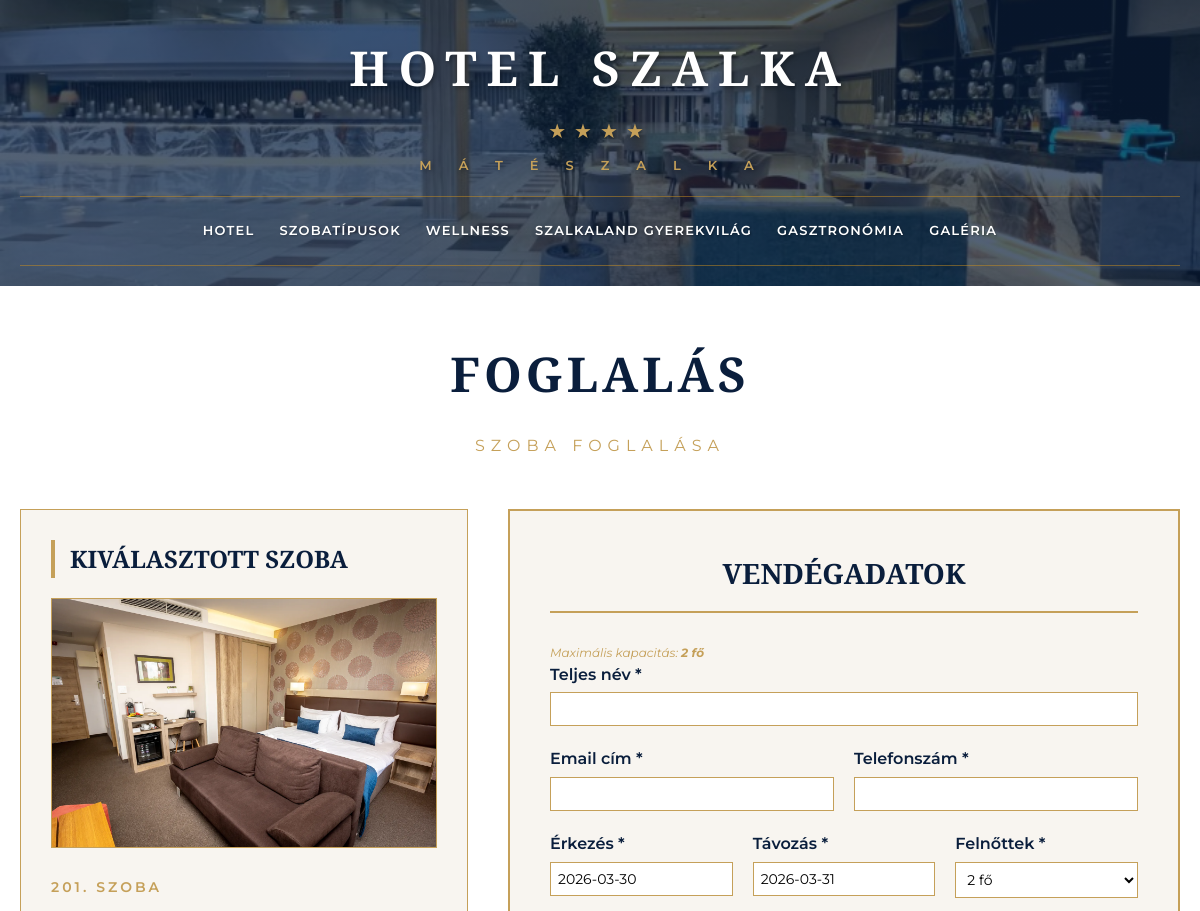
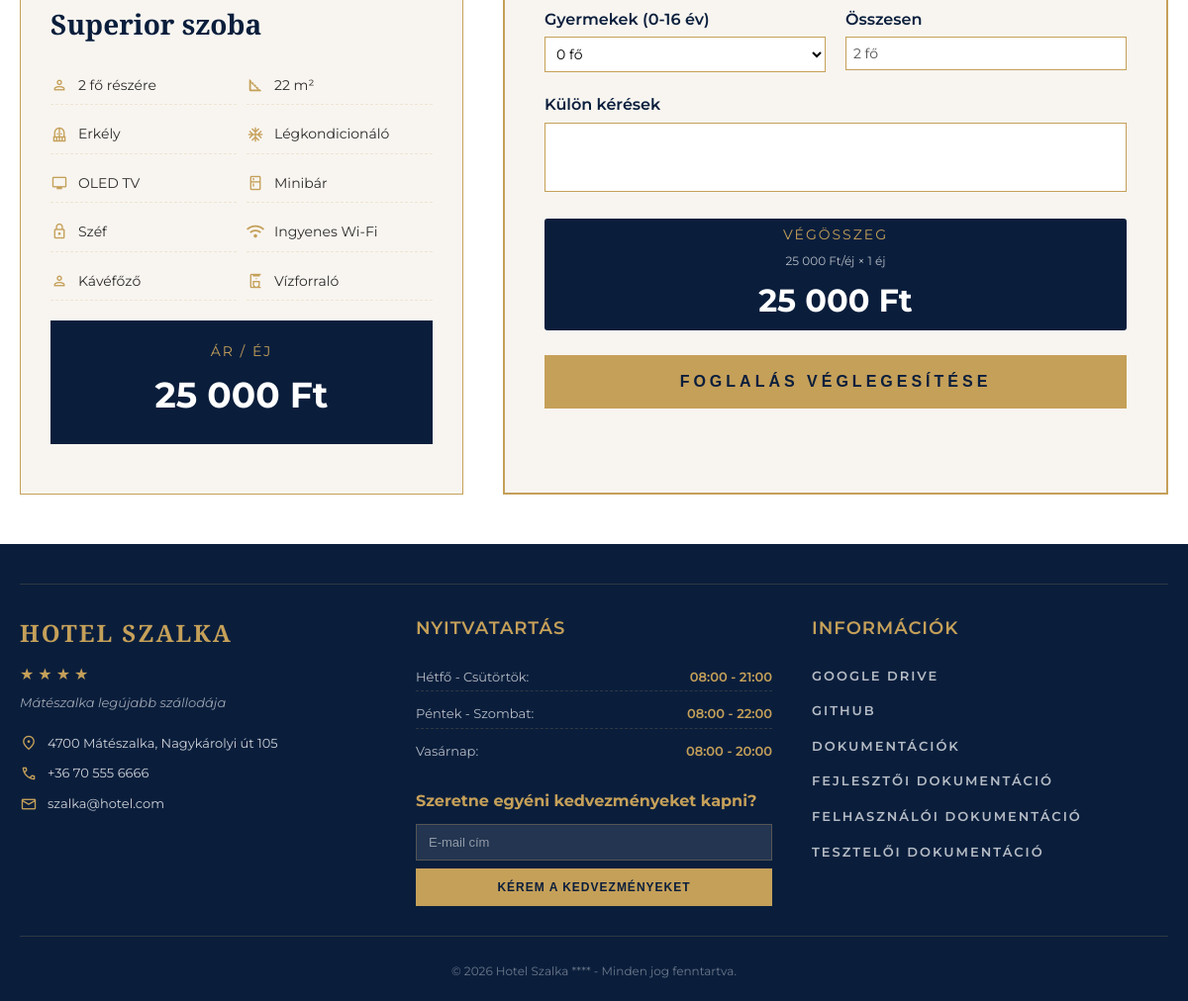
Screenshot of /booking.php?room_id=3 with the database file from the repository (2 pictures, top to bottom).
### tables this page shows
CREATE TABLE `rooms` (
  `id` int(11) NOT NULL,
  `room_type_id` int(11) DEFAULT NULL,
  `room_number` varchar(10) NOT NULL,
  `type` varchar(50) NOT NULL,
  `price` int(11) NOT NULL,
  `description` text DEFAULT NULL,
  `detailed_description` text DEFAULT NULL,
  `image` varchar(255) DEFAULT NULL,
  `status` enum('available','booked') DEFAULT 'available'
);

CREATE TABLE `room_type_features` (
  `id` int(11) NOT NULL,
  `room_type_id` int(11) NOT NULL,
  `feature_name` varchar(100) NOT NULL,
  `feature_icon` varchar(50) DEFAULT NULL
);

### booking.php (the view, shortened to what this page needs)
<?php
require_once 'config.php';
$room_id = isset($_GET['room_id']) ? (int)$_GET['room_id'] : 0;
$check_in = isset($_GET['check_in']) ? $_GET['check_in'] : date('Y-m-d', strtotime('+1 day'));
$check_out = isset($_GET['check_out']) ? $_GET['check_out'] : date('Y-m-d', strtotime('+2 days'));
$adults = isset($_GET['adults']) ? (int)$_GET['adults'] : 2;
$children = isset($_GET['children']) ? (int)$_GET['children'] : 0;
if ($room_id) {
    $stmt = $pdo->prepare("SELECT * FROM rooms WHERE id = ?");
    $stmt->execute([$room_id]);
    $room = $stmt->fetch();
    if (!empty($room['room_type_id'])) {
        $typeStmt = $pdo->prepare("SELECT * FROM room_types WHERE id = ?");
        $typeStmt->execute([$room['room_type_id']]);
        $typeData = $typeStmt->fetch();
        if ($typeData) {
            $room['type_name'] = $typeData['type_name'];
            $room['base_price'] = $typeData['base_price'];
            $room['max_guests'] = $typeData['max_guests'];
            $room['size_sqm'] = $typeData['size_sqm'];
        } else {
            $room['type_name'] = $room['type'];
            $room['base_price'] = $room['price'];
            $room['max_guests'] = 2;
            $room['size_sqm'] = 20;
        }
        $imgStmt = $pdo->prepare("SELECT image_url FROM room_type_images WHERE room_type_id = ? AND is_main = 1 LIMIT 1");
        $imgStmt->execute([$room['room_type_id']]);
        $imgData = $imgStmt->fetch();
        $room['main_image'] = $imgData ? $imgData['image_url'] : null;
        $featuresStmt = $pdo->prepare("SELECT feature_name FROM room_type_features WHERE room_type_id = ? ORDER BY id");
        $featuresStmt->execute([$room['room_type_id']]);
        $room['features'] = $featuresStmt->fetchAll();
        $sameStmt = $pdo->prepare("SELECT id, room_number, status FROM rooms WHERE room_type_id = ? ORDER BY room_number");
        $sameStmt->execute([$room['room_type_id']]);
        $sameTypeRooms = $sameStmt->fetchAll();
    }
}
$is_available = true;
?>
<!DOCTYPE html>
<html lang="hu">
<head>
    <link rel="stylesheet" href="css/style.css">
    <link rel="stylesheet" href="css/booking.css">
</head>
<body>
    <section class="hero-unified" style="min-height: auto;">
        <header class="main-header" style="background: linear-gradient(rgba(10, 30, 60, 0.7), rgba(10, 30, 60, 0.7)), url('img/recepcio2.jpg'); background-size: cover; background-position: center; background-repeat: no-repeat;">
            <div class="container">
                <div class="hotel-name">
                    <h1>HOTEL SZALKA</h1>
                    <div class="stars">★★★★</div>
                    <span class="location" style="color: #c5a059; letter-spacing: 27px;">MÁTÉSZALKA</span>
                </div>
                <div class="nav-wrapper">
                    <nav class="main-nav">
                        <a href="index.php">HOTEL</a>
                        <a href="rooms.php">SZOBATÍPUSOK</a>
                        <a href="wellness.php">WELLNESS</a>
                        <a href="kids.php">SZALKALAND GYEREKVILÁG</a>
                        <a href="gastronomy.php">GASZTRONÓMIA</a>
                        <a href="gallery.php">GALÉRIA</a>
                    </nav>
                </div>
            </div>
        </header>
    </section>
    <div class="booking-container">
        <div class="booking-header">
            <h1>FOGLALÁS</h1>
            <div class="subtitle">SZOBA FOGLALÁSA</div>
        </div>
        <?php if (isset($room) && $room): ?>
            <div class="booking-grid">
                <div class="room-preview">
                    <h2>KIVÁLASZTOTT SZOBA</h2>
                    <img src="<?php echo htmlspecialchars($room['main_image'] ?? 'https://images.unsplash.com/photo-1631049307264-da0ec9d70304'); ?>"
                         alt="<?php echo htmlspecialchars($room['type_name']); ?>"
                         class="preview-image">
                    <div class="preview-details">
                        <?php if (isset($sameTypeRooms) && count($sameTypeRooms) > 1): ?>
                            <div class="room-selector">
                                <label for="room_selector">Válasszon szobaszámot:</label>
                                <select id="room_selector">
                                    <?php foreach ($sameTypeRooms as $roomOption): ?>
                                        <?php
                                        $isAvailable = ($roomOption['status'] == 'available');
                                        $selected = ($roomOption['id'] == $room_id) ? 'selected' : '';
                                        ?>
                                        <option value="<?php echo $roomOption['id']; ?>"
                                                <?php echo $selected; ?>
                                                <?php echo !$isAvailable ? 'disabled' : ''; ?>
                                                style="<?php echo !$isAvailable ? 'color: #999; background: #f0f0f0;' : ''; ?>">
                                            <?php echo $roomOption['room_number']; ?>. szoba
                                            <?php echo !$isAvailable ? ' (nem elérhető)' : ''; ?>
                                        </option>
                                    <?php endforeach; ?>
                                </select>
                                <small>Csak a nem szürkített szobák választhatók</small>
                            </div>
                        <?php else: ?>
                            <span class="preview-room-number"><?php echo $room['room_number']; ?>. SZOBA</span>
                        <?php endif; ?>
                        <h3><?php echo htmlspecialchars($room['type_name']); ?></h3>
                        <?php if (!empty($room['features'])): ?>
                            <ul class="preview-features-grid">
                                <?php
                                foreach($room['features'] as $feature):
                                    $featureName = $feature['feature_name'];
                                    $icon = 'check';
                                    if(strpos($featureName, 'fő') !== false || strpos($featureName, 'fő részére') !== false) $icon = 'person';
                                    elseif(strpos($featureName, 'm²') !== false) $icon = 'square_foot';
                                    elseif(strpos($featureName, 'kilátás') !== false) $icon = 'landscape';
                                    elseif(strpos($featureName, 'Légkondicionáló') !== false) $icon = 'ac_unit';
                                    elseif(strpos($featureName, 'LED TV') !== false) $icon = 'tv';
                                    elseif(strpos($featureName, 'TV') !== false) $icon = 'tv';
                                    elseif(strpos($featureName, 'Minibár') !== false) $icon = 'kitchen';
                                    elseif(strpos($featureName, 'Széf') !== false) $icon = 'lock';
                                    elseif(strpos($featureName, 'Fürdőköpeny') !== false) $icon = 'shower';
                                    elseif(strpos($featureName, 'Jacuzzi') !== false) $icon = 'hot_tub';
                                    elseif(strpos($featureName, 'Erkély') !== false) $icon = 'balcony';
                                    elseif(strpos($featureName, 'Kávéfőző') !== false) $icon = 'coffee_maker';
                                    elseif(strpos($featureName, 'Zuhanyzó') !== false) $icon = 'shower';
                                    elseif(strpos($featureName, 'Hajszárító') !== false) $icon = 'self_care';
                                    elseif(strpos($featureName, 'Telefon') !== false) $icon = 'call';
                                    elseif(strpos($featureName, 'Wi-Fi') !== false || strpos($featureName, 'Wifi') !== false) $icon = 'wifi';
                                    elseif(strpos($featureName, 'papucs') !== false) $icon = 'flip_flop';
                                    elseif(strpos($featureName, 'Vízforraló') !== false) $icon = 'coffee_maker';
                                ?>
                                    <li>
                                        <span class="material-symbols-outlined"><?php echo $icon; ?></span>
                                        <span><?php echo htmlspecialchars($featureName); ?></span>
                                    </li>
                                <?php endforeach; ?>
                            </ul>
                        <?php endif; ?>
                        <div class="preview-price">
                            <div class="price-label">ÁR / ÉJ</div>
                            <div class="price-value"><?php echo number_format($room['base_price'], 0, ',', ' '); ?> Ft</div>
                        </div>
                    </div>
                </div>
                <div class="booking-form">
                    <h2>VENDÉGADATOK</h2>
                    <div class="capacity-info">
                        Maximális kapacitás: <strong><?php echo $room['max_guests']; ?> fő</strong>
                    </div>
                    <form method="POST" id="bookingForm">
                        <div class="form-group">
                            <label>Teljes név *</label>
                            <input type="text" name="guest_name" required value="<?php echo htmlspecialchars($_POST['guest_name'] ?? ''); ?>">
                        </div>
                        <div class="form-row">
                            <div class="form-group">
                                <label>Email cím *</label>
                                <input type="email" name="guest_email" required value="<?php echo htmlspecialchars($_POST['guest_email'] ?? ''); ?>">
                            </div>
                            <div class="form-group">
                                <label>Telefonszám *</label>
                                <input type="tel" name="guest_phone" pattern="[0-9+\-\s]+" oninput="this.value = this.value.replace(/[^0-9]/g, '')" required value="<?php echo htmlspecialchars($_POST['guest_phone'] ?? ''); ?>">
                            </div>
                        </div>
                        <div class="form-row-3">
                            <div class="form-group">
                                <label>Érkezés *</label>
                                <input type="text" name="check_in" id="check_in" required value="<?php echo htmlspecialchars($_POST['check_in'] ?? $check_in); ?>"
                                       readonly onclick="showCalendar('check_in')" style="cursor: pointer;">
                            </div>
                            <div class="form-group">
                                <label>Távozás *</label>
                                <input type="text" name="check_out" id="check_out" required value="<?php echo htmlspecialchars($_POST['check_out'] ?? $check_out); ?>"
                                       readonly onclick="showCalendar('check_out')" style="cursor: pointer;">
                            </div>
                            <div class="form-group">
                                <label>Felnőttek *</label>
                                <select name="adults" id="adults" onchange="updateChildrenOptions()">
                                    <?php for ($i = 1; $i <= $room['max_guests']; $i++): ?>
                                        <option value="<?php echo $i; ?>" <?php echo ($adults == $i) ? 'selected' : ''; ?>>
                                            <?php echo $i; ?> fő
                                        </option>
                                    <?php endfor; ?>
                                </select>
                            </div>
                        </div>
                        <div class="form-row">
                            <div class="form-group">
                                <label>Gyermekek (0-16 év)</label>
                                <select name="children" id="children" onchange="updateAdultsOptions()">
                                    <?php
                                    $max_children = $room['max_guests'] - $adults;
                                    for ($i = 0; $i <= $max_children; $i++):
                                    ?>
                                        <option value="<?php echo $i; ?>" <?php echo ($children == $i) ? 'selected' : ''; ?>>
                                            <?php echo $i; ?> fő
                                        </option>
                                    <?php endfor; ?>
                                </select>
                            </div>
                            <div class="form-group">
                                <label>Összesen</label>
                                <input type="text" id="totalGuests" value="<?php echo $adults + $children; ?> fő" readonly disabled>
                            </div>
                        </div>
                        <div class="form-group">
                            <label>Külön kérések</label>
                            <textarea name="special_requests" rows="3"><?php echo htmlspecialchars($_POST['special_requests'] ?? ''); ?></textarea>
                        </div>
                        <div class="price-summary">
                            <div class="price-label">VÉGÖSSZEG</div>
                            <div class="price-detail" id="priceDetail">
                            </div>
                            <div class="price-value" id="totalPrice">
                            </div>
                        </div>
                        <?php
                        $canBook = ($room['status'] == 'available' && $is_available);
                        ?>
                        <button type="submit" class="btn-book" id="submitBtn" <?php echo !$canBook ? 'disabled' : ''; ?>>
                        </button>
                    </form>
                </div>
            </div>
        <?php endif; ?>
    </div>
    <?php include 'footer.php'; ?>
</body>
</html>

### rows the page displays
rooms: room_number "201", type "Superior szoba", price "25 000", room_type "2"
room_type_features: feature_name "2 fő részére"
room_type_features: feature_name "22 m²"
room_type_features: feature_name "Erkély"
room_type_features: feature_name "Légkondicionáló"
room_type_features: feature_name "OLED TV"
room_type_features: feature_name "Minibár"
room_type_features: feature_name "Széf"
room_type_features: feature_name "Ingyenes Wi-Fi"
room_type_features: feature_name "Kávéfőző"
room_type_features: feature_name "Vízforraló"

### other values shown
form field adults "2 fő"
form field children "0 fő"
